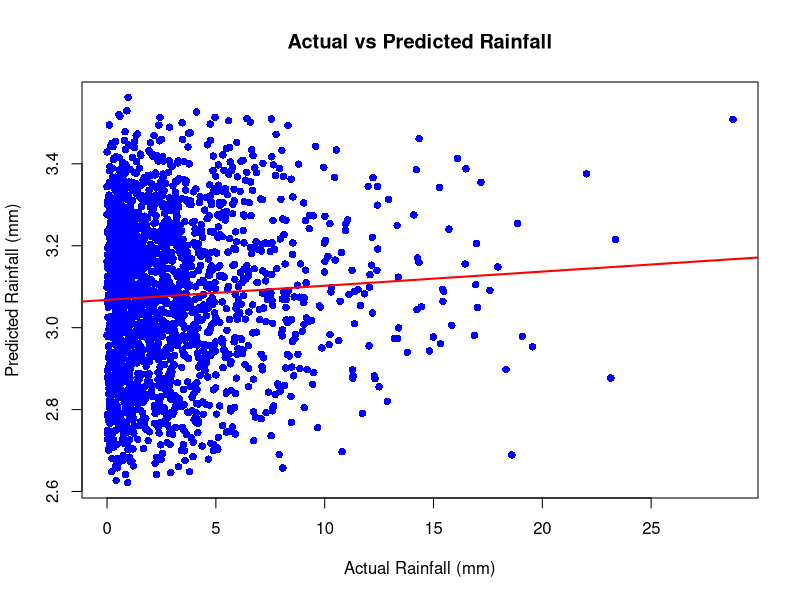

The R script that drew this image:
library(ggplot2)
library(readr)

rm(list = ls())

weather <- read.csv("usa_weather.csv")

colnames(weather) <- c("Date", "City", "State", "Temp", "Rainfall", "Humidity", "Wind", "WeatherType", "Pressure")

model_lm <- lm(Rainfall ~ Temp + Humidity + Wind + Pressure, data = weather)

summary(model_lm)

weather$Predicted_Rain <- predict(model_lm, newdata = weather)

plot(
  weather$Rainfall,
  weather$Predicted_Rain,
  main = "Actual vs Predicted Rainfall",
  xlab = "Actual Rainfall (mm)",
  ylab = "Predicted Rainfall (mm)",
  pch = 16,
  col = "blue"
)

abline(lm(Predicted_Rain ~ Rainfall, data = weather), col = "red", lwd = 2)
